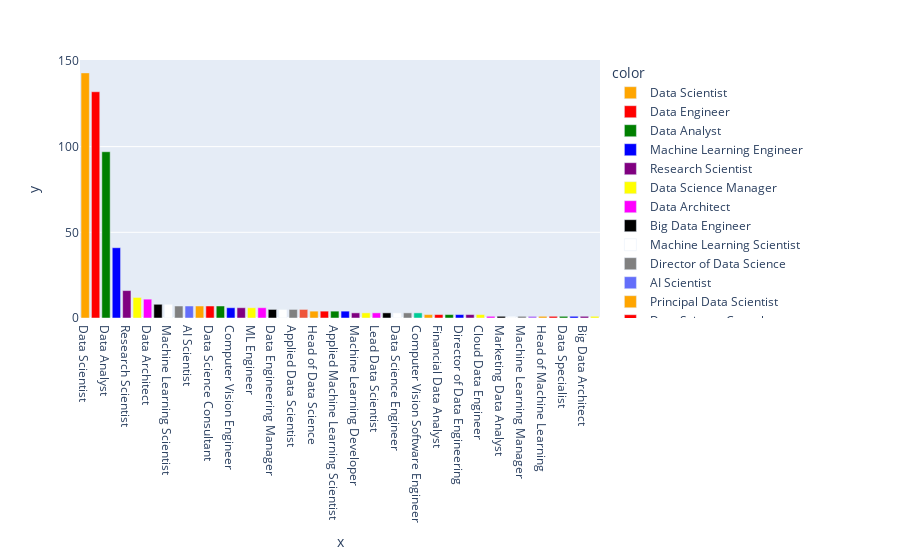

The notebook cell this image was saved under:
### Code cell
# Personellerin title yoğunluğu
fig3 = px.bar(y = df1['job_title'].value_counts().values,
              x = df1['job_title'].value_counts().index,
              color= df1['job_title'][1:].value_counts().index,
              color_discrete_sequence=["orange", "red", "green", "blue", "purple", "yellow", "magenta", "black", "white", "gray", "light blue"])
fig3.show()

### Figure 1 — Plotly figure (JSON) as saved in the notebook; plotly's stock layout.template omitted (floating-point values rounded to 4 significant figures)
{"data": [{"alignmentgroup": "True", "hovertemplate": "color=Data Scientist<br>x=%{x}<br>y=%{y}<extra></extra>", "legendgroup": "Data Scientist", "marker": {"color": "orange", "pattern": {"shape": ""}}, "name": "Data Scientist", "offsetgroup": "Data Scientist", "orientation": "v", "showlegend": true, "textposition": "auto", "type": "bar", "x": ["Data Scientist"], "xaxis": "x", "y": [143], "yaxis": "y"}, {"alignmentgroup": "True", "hovertemplate": "color=Data Engineer<br>x=%{x}<br>y=%{y}<extra></extra>", "legendgroup": "Data Engineer", "marker": {"color": "red", "pattern": {"shape": ""}}, "name": "Data Engineer", "offsetgroup": "Data Engineer", "orientation": "v", "showlegend": true, "textposition": "auto", "type": "bar", "x": ["Data Engineer"], "xaxis": "x", "y": [132], "yaxis": "y"}, {"alignmentgroup": "True", "hovertemplate": "color=Data Analyst<br>x=%{x}<br>y=%{y}<extra></extra>", "legendgroup": "Data Analyst", "marker": {"color": "green", "pattern": {"shape": ""}}, "name": "Data Analyst", "offsetgroup": "Data Analyst", "orientation": "v", "showlegend": true, "textposition": "auto", "type": "bar", "x": ["Data Analyst"], "xaxis": "x", "y": [97], "yaxis": "y"}, {"alignmentgroup": "True", "hovertemplate": "color=Machine Learning Engineer<br>x=%{x}<br>y=%{y}<extra></extra>", "legendgroup": "Machine Learning Engineer", "marker": {"color": "blue", "pattern": {"shape": ""}}, "name": "Machine Learning Engineer", "offsetgroup": "Machine Learning Engineer", "orientation": "v", "showlegend": true, "textposition": "auto", "type": "bar", "x": ["Machine Learning Engineer"], "xaxis": "x", "y": [41], "yaxis": "y"}, {"alignmentgroup": "True", "hovertemplate": "color=Research Scientist<br>x=%{x}<br>y=%{y}<extra></extra>", "legendgroup": "Research Scientist", "marker": {"color": "purple", "pattern": {"shape": ""}}, "name": "Research Scientist", "offsetgroup": "Research Scientist", "orientation": "v", "showlegend": true, "textposition": "auto", "type": "bar", "x": ["Research Scientist"], "xaxis": "x", "y": [16], "yaxis": "y"}, {"alignmentgroup": "True", "hovertemplate": "color=Data Science Manager<br>x=%{x}<br>y=%{y}<extra></extra>", "legendgroup": "Data Science Manager", "marker": {"color": "yellow", "pattern": {"shape": ""}}, "name": "Data Science Manager", "offsetgroup": "Data Science Manager", "orientation": "v", "showlegend": true, "textposition": "auto", "type": "bar", "x": ["Data Science Manager"], "xaxis": "x", "y": [12], "yaxis": "y"}, {"alignmentgroup": "True", "hovertemplate": "color=Data Architect<br>x=%{x}<br>y=%{y}<extra></extra>", "legendgroup": "Data Architect", "marker": {"color": "magenta", "pattern": {"shape": ""}}, "name": "Data Architect", "offsetgroup": "Data Architect", "orientation": "v", "showlegend": true, "textposition": "auto", "type": "bar", "x": ["Data Architect"], "xaxis": "x", "y": [11], "yaxis": "y"}, {"alignmentgroup": "True", "hovertemplate": "color=Big Data Engineer<br>x=%{x}<br>y=%{y}<extra></extra>", "legendgroup": "Big Data Engineer", "marker": {"color": "black", "pattern": {"shape": ""}}, "name": "Big Data Engineer", "offsetgroup": "Big Data Engineer", "orientation": "v", "showlegend": true, "textposition": "auto", "type": "bar", "x": ["Big Data Engineer"], "xaxis": "x", "y": [8], "yaxis": "y"}, {"alignmentgroup": "True", "hovertemplate": "color=Machine Learning Scientist<br>x=%{x}<br>y=%{y}<extra></extra>", "legendgroup": "Machine Learning Scientist", "marker": {"color": "white", "pattern": {"shape": ""}}, "name": "Machine Learning Scientist", "offsetgroup": "Machine Learning Scientist", "orientation": "v", "showlegend": true, "textposition": "auto", "type": "bar", "x": ["Machine Learning Scientist"], "xaxis": "x", "y": [8], "yaxis": "y"}, {"alignmentgroup": "True", "hovertemplate": "color=Director of Data Science<br>x=%{x}<br>y=%{y}<extra></extra>", "legendgroup": "Director of Data Science", "marker": {"color": "gray", "pattern": {"shape": ""}}, "name": "Director of Data Science", "offsetgroup": "Director of Data Science", "orientation": "v", "showlegend": true, "textposition": "auto", "type": "bar", "x": ["Director of Data Science"], "xaxis": "x", "y": [7], "yaxis": "y"}, {"alignmentgroup": "True", "hovertemplate": "color=AI Scientist<br>x=%{x}<br>y=%{y}<extra></extra>", "legendgroup": "AI Scientist", "marker": {"color": "light blue", "pattern": {"shape": ""}}, "name": "AI Scientist", "offsetgroup": "AI Scientist", "orientation": "v", "showlegend": true, "textposition": "auto", "type": "bar", "x": ["AI Scientist"], "xaxis": "x", "y": [7], "yaxis": "y"}, {"alignmentgroup": "True", "hovertemplate": "color=Principal Data Scientist<br>x=%{x}<br>y=%{y}<extra></extra>", "legendgroup": "Principal Data Scientist", "marker": {"color": "orange", "pattern": {"shape": ""}}, "name": "Principal Data Scientist", "offsetgroup": "Principal Data Scientist", "orientation": "v", "showlegend": true, "textposition": "auto", "type": "bar", "x": ["Principal Data Scientist"], "xaxis": "x", "y": [7], "yaxis": "y"}, {"alignmentgroup": "True", "hovertemplate": "color=Data Science Consultant<br>x=%{x}<br>y=%{y}<extra></extra>", "legendgroup": "Data Science Consultant", "marker": {"color": "red", "pattern": {"shape": ""}}, "name": "Data Science Consultant", "offsetgroup": "Data Science Consultant", "orientation": "v", "showlegend": true, "textposition": "auto", "type": "bar", "x": ["Data Science Consultant"], "xaxis": "x", "y": [7], "yaxis": "y"}, {"alignmentgroup": "True", "hovertemplate": "color=Data Analytics Manager<br>x=%{x}<br>y=%{y}<extra></extra>", "legendgroup": "Data Analytics Manager", "marker": {"color": "green", "pattern": {"shape": ""}}, "name": "Data Analytics Manager", "offsetgroup": "Data Analytics Manager", "orientation": "v", "showlegend": true, "textposition": "auto", "type": "bar", "x": ["Data Analytics Manager"], "xaxis": "x", "y": [7], "yaxis": "y"}, {"alignmentgroup": "True", "hovertemplate": "color=Computer Vision Engineer<br>x=%{x}<br>y=%{y}<extra></extra>", "legendgroup": "Computer Vision Engineer", "marker": {"color": "blue", "pattern": {"shape": ""}}, "name": "Computer Vision Engineer", "offsetgroup": "Computer Vision Engineer", "orientation": "v", "showlegend": true, "textposition": "auto", "type": "bar", "x": ["Computer Vision Engineer"], "xaxis": "x", "y": [6], "yaxis": "y"}, {"alignmentgroup": "True", "hovertemplate": "color=BI Data Analyst<br>x=%{x}<br>y=%{y}<extra></extra>", "legendgroup": "BI Data Analyst", "marker": {"color": "purple", "pattern": {"shape": ""}}, "name": "BI Data Analyst", "offsetgroup": "BI Data Analyst", "orientation": "v", "showlegend": true, "textposition": "auto", "type": "bar", "x": ["BI Data Analyst"], "xaxis": "x", "y": [6], "yaxis": "y"}, {"alignmentgroup": "True", "hovertemplate": "color=ML Engineer<br>x=%{x}<br>y=%{y}<extra></extra>", "legendgroup": "ML Engineer", "marker": {"color": "yellow", "pattern": {"shape": ""}}, "name": "ML Engineer", "offsetgroup": "ML Engineer", "orientation": "v", "showlegend": true, "textposition": "auto", "type": "bar", "x": ["ML Engineer"], "xaxis": "x", "y": [6], "yaxis": "y"}, {"alignmentgroup": "True", "hovertemplate": "color=Lead Data Engineer<br>x=%{x}<br>y=%{y}<extra></extra>", "legendgroup": "Lead Data Engineer", "marker": {"color": "magenta", "pattern": {"shape": ""}}, "name": "Lead Data Engineer", "offsetgroup": "Lead Data Engineer", "orientation": "v", "showlegend": true, "textposition": "auto", "type": "bar", "x": ["Lead Data Engineer"], "xaxis": "x", "y": [6], "yaxis": "y"}, {"alignmentgroup": "True", "hovertemplate": "color=Data Engineering Manager<br>x=%{x}<br>y=%{y}<extra></extra>", "legendgroup": "Data Engineering Manager", "marker": {"color": "black", "pattern": {"shape": ""}}, "name": "Data Engineering Manager", "offsetgroup": "Data Engineering Manager", "orientation": "v", "showlegend": true, "textposition": "auto", "type": "bar", "x": ["Data Engineering Manager"], "xaxis": "x", "y": [5], "yaxis": "y"}, {"alignmentgroup": "True", "hovertemplate": "color=Business Data Analyst<br>x=%{x}<br>y=%{y}<extra></extra>", "legendgroup": "Business Data Analyst", "marker": {"color": "white", "pattern": {"shape": ""}}, "name": "Business Data Analyst", "offsetgroup": "Business Data Analyst", "orientation": "v", "showlegend": true, "textposition": "auto", "type": "bar", "x": ["Business Data Analyst"], "xaxis": "x", "y": [5], "yaxis": "y"}, {"alignmentgroup": "True", "hovertemplate": "color=Applied Data Scientist<br>x=%{x}<br>y=%{y}<extra></extra>", "legendgroup": "Applied Data Scientist", "marker": {"color": "gray", "pattern": {"shape": ""}}, "name": "Applied Data Scientist", "offsetgroup": "Applied Data Scientist", "orientation": "v", "showlegend": true, "textposition": "auto", "type": "bar", "x": ["Applied Data Scientist"], "xaxis": "x", "y": [5], "yaxis": "y"}, {"alignmentgroup": "True", "hovertemplate": "color=Head of Data<br>x=%{x}<br>y=%{y}<extra></extra>", "legendgroup": "Head of Data", "marker": {"color": "light blue", "pattern": {"shape": ""}}, "name": "Head of Data", "offsetgroup": "Head of Data", "orientation": "v", "showlegend": true, "textposition": "auto", "type": "bar", "x": ["Head of Data"], "xaxis": "x", "y": [5], "yaxis": "y"}, {"alignmentgroup": "True", "hovertemplate": "color=Head of Data Science<br>x=%{x}<br>y=%{y}<extra></extra>", "legendgroup": "Head of Data Science", "marker": {"color": "orange", "pattern": {"shape": ""}}, "name": "Head of Data Science", "offsetgroup": "Head of Data Science", "orientation": "v", "showlegend": true, "textposition": "auto", "type": "bar", "x": ["Head of Data Science"], "xaxis": "x", "y": [4], "yaxis": "y"}, {"alignmentgroup": "True", "hovertemplate": "color=Data Analytics Engineer<br>x=%{x}<br>y=%{y}<extra></extra>", "legendgroup": "Data Analytics Engineer", "marker": {"color": "red", "pattern": {"shape": ""}}, "name": "Data Analytics Engineer", "offsetgroup": "Data Analytics Engineer", "orientation": "v", "showlegend": true, "textposition": "auto", "type": "bar", "x": ["Data Analytics Engineer"], "xaxis": "x", "y": [4], "yaxis": "y"}, {"alignmentgroup": "True", "hovertemplate": "color=Applied Machine Learning Scientist<br>x=%{x}<br>y=%{y}<extra></extra>", "legendgroup": "Applied Machine Learning Scientist", "marker": {"color": "green", "pattern": {"shape": ""}}, "name": "Applied Machine Learning Scientist", "offsetgroup": "Applied Machine Learning Scientist", "orientation": "v", "showlegend": true, "textposition": "auto", "type": "bar", "x": ["Applied Machine Learning Scientist"], "xaxis": "x", "y": [4], "yaxis": "y"}, {"alignmentgroup": "True", "hovertemplate": "color=Analytics Engineer<br>x=%{x}<br>y=%{y}<extra></extra>", "legendgroup": "Analytics Engineer", "marker": {"color": "blue", "pattern": {"shape": ""}}, "name": "Analytics Engineer", "offsetgroup": "Analytics Engineer", "orientation": "v", "showlegend": true, "textposition": "auto", "type": "bar", "x": ["Analytics Engineer"], "xaxis": "x", "y": [4], "yaxis": "y"}, {"alignmentgroup": "True", "hovertemplate": "color=Machine Learning Developer<br>x=%{x}<br>y=%{y}<extra></extra>", "legendgroup": "Machine Learning Developer", "marker": {"color": "purple", "pattern": {"shape": ""}}, "name": "Machine Learning Developer", "offsetgroup": "Machine Learning Developer", "orientation": "v", "showlegend": true, "textposition": "auto", "type": "bar", "x": ["Machine Learning Developer"], "xaxis": "x", "y": [3], "yaxis": "y"}, {"alignmentgroup": "True", "hovertemplate": "color=Machine Learning Infrastructure Engineer<br>x=%{x}<br>y=%{y}<extra></extra>", "legendgroup": "Machine Learning Infrastructure Engineer", "marker": {"color": "yellow", "pattern": {"shape": ""}}, "name": "Machine Learning Infrastructure Engineer", "offsetgroup": "Machine Learning Infrastructure Engineer", "orientation": "v", "showlegend": true, "textposition": "auto", "type": "bar", "x": ["Machine Learning Infrastructure Engineer"], "xaxis": "x", "y": [3], "yaxis": "y"}, {"alignmentgroup": "True", "hovertemplate": "color=Lead Data Scientist<br>x=%{x}<br>y=%{y}<extra></extra>", "legendgroup": "Lead Data Scientist", "marker": {"color": "magenta", "pattern": {"shape": ""}}, "name": "Lead Data Scientist", "offsetgroup": "Lead Data Scientist", "orientation": "v", "showlegend": true, "textposition": "auto", "type": "bar", "x": ["Lead Data Scientist"], "xaxis": "x", "y": [3], "yaxis": "y"}, {"alignmentgroup": "True", "hovertemplate": "color=Lead Data Analyst<br>x=%{x}<br>y=%{y}<extra></extra>", "legendgroup": "Lead Data Analyst", "marker": {"color": "black", "pattern": {"shape": ""}}, "name": "Lead Data Analyst", "offsetgroup": "Lead Data Analyst", "orientation": "v", "showlegend": true, "textposition": "auto", "type": "bar", "x": ["Lead Data Analyst"], "xaxis": "x", "y": [3], "yaxis": "y"}, {"alignmentgroup": "True", "hovertemplate": "color=Data Science Engineer<br>x=%{x}<br>y=%{y}<extra></extra>", "legendgroup": "Data Science Engineer", "marker": {"color": "white", "pattern": {"shape": ""}}, "name": "Data Science Engineer", "offsetgroup": "Data Science Engineer", "orientation": "v", "showlegend": true, "textposition": "auto", "type": "bar", "x": ["Data Science Engineer"], "xaxis": "x", "y": [3], "yaxis": "y"}, {"alignmentgroup": "True", "hovertemplate": "color=Principal Data Engineer<br>x=%{x}<br>y=%{y}<extra></extra>", "legendgroup": "Principal Data Engineer", "marker": {"color": "gray", "pattern": {"shape": ""}}, "name": "Principal Data Engineer", "offsetgroup": "Principal Data Engineer", "orientation": "v", "showlegend": true, "textposition": "auto", "type": "bar", "x": ["Principal Data Engineer"], "xaxis": "x", "y": [3], "yaxis": "y"}, {"alignmentgroup": "True", "hovertemplate": "color=Computer Vision Software Engineer<br>x=%{x}<br>y=%{y}<extra></extra>", "legendgroup": "Computer Vision Software Engineer", "marker": {"color": "light blue", "pattern": {"shape": ""}}, "name": "Computer Vision Software Engineer", "offsetgroup": "Computer Vision Software Engineer", "orientation": "v", "showlegend": true, "textposition": "auto", "type": "bar", "x": ["Computer Vision Software Engineer"], "xaxis": "x", "y": [3], "yaxis": "y"}, {"alignmentgroup": "True", "hovertemplate": "color=Principal Data Analyst<br>x=%{x}<br>y=%{y}<extra></extra>", "legendgroup": "Principal Data Analyst", "marker": {"color": "orange", "pattern": {"shape": ""}}, "name": "Principal Data Analyst", "offsetgroup": "Principal Data Analyst", "orientation": "v", "showlegend": true, "textposition": "auto", "type": "bar", "x": ["Principal Data Analyst"], "xaxis": "x", "y": [2], "yaxis": "y"}, {"alignmentgroup": "True", "hovertemplate": "color=Financial Data Analyst<br>x=%{x}<br>y=%{y}<extra></extra>", "legendgroup": "Financial Data Analyst", "marker": {"color": "red", "pattern": {"shape": ""}}, "name": "Financial Data Analyst", "offsetgroup": "Financial Data Analyst", "orientation": "v", "showlegend": true, "textposition": "auto", "type": "bar", "x": ["Financial Data Analyst"], "xaxis": "x", "y": [2], "yaxis": "y"}, {"alignmentgroup": "True", "hovertemplate": "color=ETL Developer<br>x=%{x}<br>y=%{y}<extra></extra>", "legendgroup": "ETL Developer", "marker": {"color": "green", "pattern": {"shape": ""}}, "name": "ETL Developer", "offsetgroup": "ETL Developer", "orientation": "v", "showlegend": true, "textposition": "auto", "type": "bar", "x": ["ETL Developer"], "xaxis": "x", "y": [2], "yaxis": "y"}, {"alignmentgroup": "True", "hovertemplate": "color=Director of Data Engineering<br>x=%{x}<br>y=%{y}<extra></extra>", "legendgroup": "Director of Data Engineering", "marker": {"color": "blue", "pattern": {"shape": ""}}, "name": "Director of Data Engineering", "offsetgroup": "Director of Data Engineering", "orientation": "v", "showlegend": true, "textposition": "auto", "type": "bar", "x": ["Director of Data Engineering"], "xaxis": "x", "y": [2], "yaxis": "y"}, {"alignmentgroup": "True", "hovertemplate": "color=Product Data Analyst<br>x=%{x}<br>y=%{y}<extra></extra>", "legendgroup": "Product Data Analyst", "marker": {"color": "purple", "pattern": {"shape": ""}}, "name": "Product Data Analyst", "offsetgroup": "Product Data Analyst", "orientation": "v", "showlegend": true, "textposition": "auto", "type": "bar", "x": ["Product Data Analyst"], "xaxis": "x", "y": [2], "yaxis": "y"}, {"alignmentgroup": "True", "hovertemplate": "color=Cloud Data Engineer<br>x=%{x}<br>y=%{y}<extra></extra>", "legendgroup": "Cloud Data Engineer", "marker": {"color": "yellow", "pattern": {"shape": ""}}, "name": "Cloud Data Engineer", "offsetgroup": "Cloud Data Engineer", "orientation": "v", "showlegend": true, "textposition": "auto", "type": "bar", "x": ["Cloud Data Engineer"], "xaxis": "x", "y": [2], "yaxis": "y"}, {"alignmentgroup": "True", "hovertemplate": "color=NLP Engineer<br>x=%{x}<br>y=%{y}<extra></extra>", "legendgroup": "NLP Engineer", "marker": {"color": "magenta", "pattern": {"shape": ""}}, "name": "NLP Engineer", "offsetgroup": "NLP Engineer", "orientation": "v", "showlegend": true, "textposition": "auto", "type": "bar", "x": ["NLP Engineer"], "xaxis": "x", "y": [1], "yaxis": "y"}, {"alignmentgroup": "True", "hovertemplate": "color=Marketing Data Analyst<br>x=%{x}<br>y=%{y}<extra></extra>", "legendgroup": "Marketing Data Analyst", "marker": {"color": "black", "pattern": {"shape": ""}}, "name": "Marketing Data Analyst", "offsetgroup": "Marketing Data Analyst", "orientation": "v", "showlegend": true, "textposition": "auto", "type": "bar", "x": ["Marketing Data Analyst"], "xaxis": "x", "y": [1], "yaxis": "y"}, {"alignmentgroup": "True", "hovertemplate": "color=3D Computer Vision Researcher<br>x=%{x}<br>y=%{y}<extra></extra>", "legendgroup": "3D Computer Vision Researcher", "marker": {"color": "white", "pattern": {"shape": ""}}, "name": "3D Computer Vision Researcher", "offsetgroup": "3D Computer Vision Researcher", "orientation": "v", "showlegend": true, "textposition": "auto", "type": "bar", "x": ["3D Computer Vision Researcher"], "xaxis": "x", "y": [1], "yaxis": "y"}, {"alignmentgroup": "True", "hovertemplate": "color=Machine Learning Manager<br>x=%{x}<br>y=%{y}<extra></extra>", "legendgroup": "Machine Learning Manager", "marker": {"color": "gray", "pattern": {"shape": ""}}, "name": "Machine Learning Manager", "offsetgroup": "Machine Learning Manager", "orientation": "v", "showlegend": true, "textposition": "auto", "type": "bar", "x": ["Machine Learning Manager"], "xaxis": "x", "y": [1], "yaxis": "y"}, {"alignmentgroup": "True", "hovertemplate": "color=Lead Machine Learning Engineer<br>x=%{x}<br>y=%{y}<extra></extra>", "legendgroup": "Lead Machine Learning Engineer", "marker": {"color": "light blue", "pattern": {"shape": ""}}, "name": "Lead Machine Learning Engineer", "offsetgroup": "Lead Machine Learning Engineer", "orientation": "v", "showlegend": true, "textposition": "auto", "type": "bar", "x": ["Lead Machine Learning Engineer"], "xaxis": "x", "y": [1], "yaxis": "y"}, {"alignmentgroup": "True", "hovertemplate": "color=Head of Machine Learning<br>x=%{x}<br>y=%{y}<extra></extra>", "legendgroup": "Head of Machine Learning", "marker": {"color": "orange", "pattern": {"shape": ""}}, "name": "Head of Machine Learning", "offsetgroup": "Head of Machine Learning", "orientation": "v", "showlegend": true, "textposition": "auto", "type": "bar", "x": ["Head of Machine Learning"], "xaxis": "x", "y": [1], "yaxis": "y"}, {"alignmentgroup": "True", "hovertemplate": "color=Finance Data Analyst<br>x=%{x}<br>y=%{y}<extra></extra>", "legendgroup": "Finance Data Analyst", "marker": {"color": "red", "pattern": {"shape": ""}}, "name": "Finance Data Analyst", "offsetgroup": "Finance Data Analyst", "orientation": "v", "showlegend": true, "textposition": "auto", "type": "bar", "x": ["Finance Data Analyst"], "xaxis": "x", "y": [1], "yaxis": "y"}, {"alignmentgroup": "True", "hovertemplate": "color=Data Specialist<br>x=%{x}<br>y=%{y}<extra></extra>", "legendgroup": "Data Specialist", "marker": {"color": "green", "pattern": {"shape": ""}}, "name": "Data Specialist", "offsetgroup": "Data Specialist", "orientation": "v", "showlegend": true, "textposition": "auto", "type": "bar", "x": ["Data Specialist"], "xaxis": "x", "y": [1], "yaxis": "y"}, {"alignmentgroup": "True", "hovertemplate": "color=Data Analytics Lead<br>x=%{x}<br>y=%{y}<extra></extra>", "legendgroup": "Data Analytics Lead", "marker": {"color": "blue", "pattern": {"shape": ""}}, "name": "Data Analytics Lead", "offsetgroup": "Data Analytics Lead", "orientation": "v", "showlegend": true, "textposition": "auto", "type": "bar", "x": ["Data Analytics Lead"], "xaxis": "x", "y": [1], "yaxis": "y"}, {"alignmentgroup": "True", "hovertemplate": "color=Big Data Architect<br>x=%{x}<br>y=%{y}<extra></extra>", "legendgroup": "Big Data Architect", "marker": {"color": "purple", "pattern": {"shape": ""}}, "name": "Big Data Architect", "offsetgroup": "Big Data Architect", "orientation": "v", "showlegend": true, "textposition": "auto", "type": "bar", "x": ["Big Data Architect"], "xaxis": "x", "y": [1], "yaxis": "y"}, {"alignmentgroup": "True", "hovertemplate": "color=Staff Data Scientist<br>x=%{x}<br>y=%{y}<extra></extra>", "legendgroup": "Staff Data Scientist", "marker": {"color": "yellow", "pattern": {"shape": ""}}, "name": "Staff Data Scientist", "offsetgroup": "Staff Data Scientist", "orientation": "v", "showlegend": true, "textposition": "auto", "type": "bar", "x": ["Staff Data Scientist"], "xaxis": "x", "y": [1], "yaxis": "y"}], "layout": {"barmode": "relative", "legend": {"title": {"text": "color"}, "tracegroupgap": 0}, "margin": {"t": 60}, "xaxis": {"anchor": "y", "domain": [0, 1], "title": {"text": "x"}}, "yaxis": {"anchor": "x", "domain": [0, 1], "title": {"text": "y"}}}}
